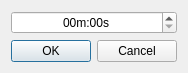
<?xml version="1.0" encoding="UTF-8"?>
<ui version="4.0">
 <class>SetTimeDialog</class>
 <widget class="QDialog" name="SetTimeDialog">
  <property name="geometry">
   <rect>
    <x>0</x>
    <y>0</y>
    <width>174</width>
    <height>68</height>
   </rect>
  </property>
  <property name="windowTitle">
   <string>Dialog</string>
  </property>
  <layout class="QVBoxLayout" name="verticalLayout">
   <item>
    <widget class="QTimeEdit" name="timeEdit">
     <property name="alignment">
      <set>Qt::AlignCenter</set>
     </property>
     <property name="currentSection">
      <enum>QDateTimeEdit::MinuteSection</enum>
     </property>
     <property name="displayFormat">
      <string>mm'm':ss's'</string>
     </property>
    </widget>
   </item>
   <item>
    <widget class="QDialogButtonBox" name="buttonBox">
     <property name="orientation">
      <enum>Qt::Horizontal</enum>
     </property>
     <property name="standardButtons">
      <set>QDialogButtonBox::Cancel|QDialogButtonBox::Ok</set>
     </property>
    </widget>
   </item>
  </layout>
 </widget>
 <resources/>
 <connections>
  <connection>
   <sender>buttonBox</sender>
   <signal>accepted()</signal>
   <receiver>SetTimeDialog</receiver>
   <slot>accept()</slot>
   <hints>
    <hint type="sourcelabel">
     <x>248</x>
     <y>254</y>
    </hint>
    <hint type="destinationlabel">
     <x>157</x>
     <y>274</y>
    </hint>
   </hints>
  </connection>
  <connection>
   <sender>buttonBox</sender>
   <signal>rejected()</signal>
   <receiver>SetTimeDialog</receiver>
   <slot>reject()</slot>
   <hints>
    <hint type="sourcelabel">
     <x>316</x>
     <y>260</y>
    </hint>
    <hint type="destinationlabel">
     <x>286</x>
     <y>274</y>
    </hint>
   </hints>
  </connection>
 </connections>
</ui>
